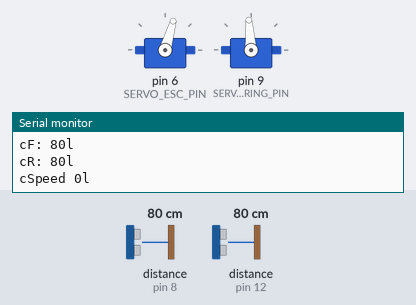
Recording of a sketch running on a simulated Arduino Uno, built with avr-gcc and run on an emulated ATmega328P. On the bench: 2 × servo, the last lines printed to the serial monitor. The inputs (shaded band) are chosen by the test bench; at power-on: distance to the obstacle (sensors on pin 12, pin 8) 80 cm. The echo pulse lasts 58.3 µs per cm.

Above: at 4.2 s.
4.3 s: distance to the obstacle (sensor on pin 12) set to 23 cm
6.2 s: distance to the obstacle (sensor on pin 12) set to 18 cm
At 8.5 s:
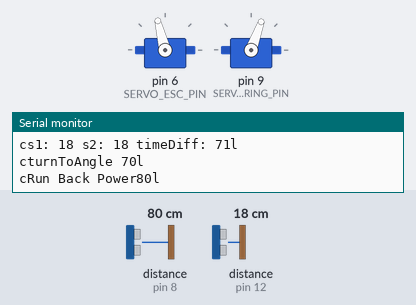
8.8 s: distance to the obstacle (sensor on pin 8) set to 2 cm
At 9.1 s:
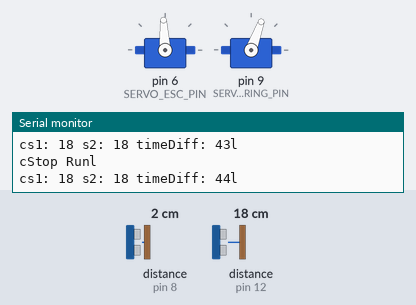
10.3 s: distance to the obstacle (sensor on pin 12) set to 35 cm
At 10.46 s:
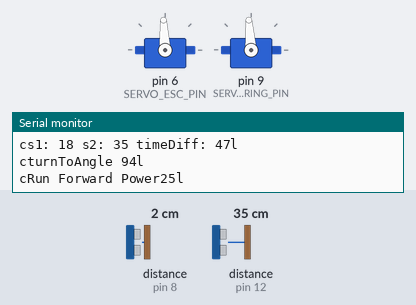
Timing chart, 0 to 13.3 s (numbered marks = the images above; inputs shaded):
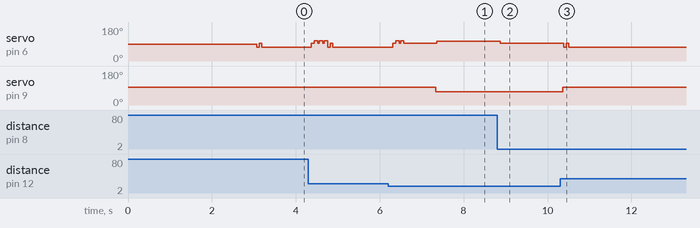

The sketch:

AutoRobot.ino
```cpp
#include <Arduino.h>

#include <Servo.h>
#include "Ultrasonic.h"

const char CHECK_SYMBOL = 'c';
const char END_LINE_SYMBOL = 'l';

const int MAX_ANGLE = 26;
const int START_ANGLE = 4;
const int ZERO_ANGLE = 90 + START_ANGLE;

const int STOP_DISTANCE = 90; //In centimeters
const int REVERSE_DISTANCE = 20; //In centimeters
const int STOP_BACK_DISTANCE = 30; //In centimeters
const int FREE_DISTANCE = 130; //In centimeters
const int DISTANCE_THRESHOLD = 250; //In centimeters

const int DECISION_DELAY = 0;
const int SPEED_MEASURE_DELAY = 0;
const int FAST_DRIVE_DELAY = 300;
const int BRAKE_APPLY_INTERVAL = 30;
const int BRAKE_APPLY_DELAY = 80;
const int DRIVE_BACK_DELAY = 1500;

const int READ_MESSAGE_DELAY = 1000;
const int INFO_DELAY = 500;

const int DIRECTION_NO = 0;
const int DIRECTION_FORWARD = 1;
const int DIRECTION_BACKWARD = 2;

const int WAY_BLOCKED = 3;

const int STOP_ESC_VALUE = 1500;
const int BACK_ESC_VALUE = 1650;
const int RUN_ESC_VALUE = 1200;
const int RUN_MAX_ESC_VALUE = 710;
const int RUN_MIN_PERCENT = 25;
const int MINIMAL_SPEED = 5;
const int AFTER_STOP_PAUSE = 1000;

//Steering servo
const int SERVO_STEERING_PIN = 9;
//Engine servo
const int SERVO_ESC_PIN = 6;

//distance sensor
const int TRIG_PIN = 11;
const int ECHO_PIN = 12;

//rear distance sensor
const int REAR_TRIG_PIN = 7;
const int REAR_ECHO_PIN = 8;

Servo esc;
Servo steering;

Ultrasonic mFrontUltrasonic(TRIG_PIN, ECHO_PIN);
Ultrasonic mRearUltrasonic(REAR_TRIG_PIN, REAR_ECHO_PIN);

unsigned long mLastSentInfoTimeStamp;
unsigned long mDriveStartTime;
unsigned long mDriveBackStartTime;
unsigned long mDecisionTimeStamp;

unsigned long mSpeedMeasureTimeStamp;
int mSpeed;

boolean mIsRunning;
boolean mIsWayBlocked;
int mDirection;
float mCurrentPower;

int mPreviousFrontDistance;
long mPrevFDistanceTimeStamp;

void setup() {
  // initialize serial communication
  Serial.begin(9600);
  Serial.setTimeout(1000);

  esc.attach(SERVO_ESC_PIN);
  esc.write(90);

  steering.attach(SERVO_STEERING_PIN);
  turnToAngle(ZERO_ANGLE);

  delay(3000);
}

void loop() {
  // Serial.println("message: " + Serial.readStringUntil('l'));
  if(mIsWayBlocked && mDecisionTimeStamp > millis() - AFTER_STOP_PAUSE){
    return;
  }

  mIsWayBlocked = false;

  if (mDecisionTimeStamp < (millis() - DECISION_DELAY)) {
    int frontDistance = measureDistance(mFrontUltrasonic);
    long frontTimestamp = millis();

    int rearDistance = measureDistance(mRearUltrasonic);


      mSpeed = calculateSpeed(mPreviousFrontDistance, frontDistance,
    frontTimestamp - mPrevFDistanceTimeStamp);
      mPreviousFrontDistance = frontDistance;
      mPrevFDistanceTimeStamp = frontTimestamp;
      mSpeedMeasureTimeStamp = millis();


    if(mLastSentInfoTimeStamp < (millis() - INFO_DELAY)) {
      sendMessage("F: " + String(frontDistance));
      sendMessage("R: " + String(rearDistance));
      sendMessage("Speed " + String(mSpeed));
      mLastSentInfoTimeStamp = millis();
    }

    mDecisionTimeStamp = millis();
    chooseDirection(frontDistance, rearDistance);
  }
}

int measureDistance(Ultrasonic ultrasonic){
  int firstMeasure = ultrasonic.Ranging(CM);
  delay(5);
  int secondMeasure = ultrasonic.Ranging(CM);
  if(firstMeasure == 0){
    firstMeasure = 300;
  }
  if(secondMeasure == 0){
    secondMeasure = 300;
  }

  if(firstMeasure - secondMeasure > DISTANCE_THRESHOLD ||
secondMeasure - firstMeasure > DISTANCE_THRESHOLD){
    sendMessage("Recursion");
    return measureDistance(ultrasonic);
  }
  return (firstMeasure + secondMeasure) / 2;
}

int calculateSpeed(int s1, int s2, long timeDiff){
  int speed = (int) (s1 - s2) / (timeDiff / 1000.0f);
  if(speed < 0){
    speed = 0;
  }
  sendMessage("s1: " + String(s1) + " s2: " + String(s2) + " timeDiff: " + String(timeDiff));
  return speed;
}

void sendMessage(String message) {
  Serial.println(String(CHECK_SYMBOL) + message + String(END_LINE_SYMBOL));
}

void sendMessage(int message) {
  sendMessage(String(message));
}

void turnToAngle(int angle) {
  sendMessage("turnToAngle " + String(angle));
  if (steering.read() != angle) {
    steering.write(angle);
  }
}

void chooseDirection(int frontDistance, int rearDistance) {
  if(frontDistance > FREE_DISTANCE){
    turnToAngle(ZERO_ANGLE);
    runForward(40);
  } else if(frontDistance < STOP_DISTANCE){

    checkBreaks();

    if(mSpeed == 0 &&
      frontDistance <= REVERSE_DISTANCE &&
      rearDistance > REVERSE_DISTANCE){
      turnToAngle(70);
      runBack(80);
    } else if(mSpeed < MINIMAL_SPEED &&
    frontDistance > REVERSE_DISTANCE){
      turnToAngle(ZERO_ANGLE);
      runForward(25);
    } else{
      stopRun();
    }
  } else {
    reactOnFrontDistance(frontDistance);
  }
}

void checkBreaks(){
  if(mSpeed > MINIMAL_SPEED){
    mIsWayBlocked = true;
    stopRun();
    if(mSpeed > 15){
      sendMessage("---------------- STOP");
      apllyBrakesBack();
    }
    if(mSpeed > 50){
      sendMessage("---------------- apllyBrakesBack again");
      apllyBrakesBack();
    }
    if(mSpeed > 180){
      sendMessage("---------------- apllyBrakesBack For Sure");
      apllyBrakesBack();
    }
    mSpeed = -1;
  }
}

void reactOnFrontDistance(int distance){
  turnToAngle(ZERO_ANGLE);
  if(distance - STOP_DISTANCE > 0){
    int power = (distance - STOP_DISTANCE) / 2.5f;
    if(power < RUN_MIN_PERCENT){
      power = RUN_MIN_PERCENT;
    }
    runForward(power);
  }
}

void runForward(int percent) {
  percent = 25;
  sendMessage("Run Forward Power" + String(percent));
  mCurrentPower = percent;
  int power = STOP_ESC_VALUE - (STOP_ESC_VALUE - RUN_MAX_ESC_VALUE) / 100.0 * percent;
  if(!mIsRunning || mDirection == DIRECTION_BACKWARD){
    esc.writeMicroseconds(power);
    delay(60);
    esc.writeMicroseconds(STOP_ESC_VALUE);
    delay(60);
  }
  mIsRunning = true;
  mDirection = DIRECTION_FORWARD;
  esc.writeMicroseconds(power);
}

void runBack(int percent) {
  sendMessage("Run Back Power" + String(percent));
  mIsRunning = true;
  mDirection = DIRECTION_BACKWARD;
  moveBack(percent);
}

void moveBack(int percent){
  int power = STOP_ESC_VALUE + (BACK_ESC_VALUE - STOP_ESC_VALUE) / 100.0 * percent;
  esc.writeMicroseconds(power);
}

void stopRun() {
  sendMessage("Stop Run");
  mIsRunning = false;
  esc.writeMicroseconds(STOP_ESC_VALUE);
}

void apllyBrakesBack(){
  sendMessage("Apply Brakes");
  delay(BRAKE_APPLY_INTERVAL);
  moveBack(100);
  delay(BRAKE_APPLY_DELAY);
  stopRun();
}
```

Measured:
- the behaviour switches between 21 and 20 cm on distance to the obstacle (sensor on pin 12) (found by bisection; images 0 and 1)
- after the input at 6.2 s, servo on pin 6 (SERVO_ESC_PIN): 74° → 93° after 0.11 s, → 107° 0.07 s later, → 93° 0.20 s later, → 104° 0.78 s later; servo on pin 9 (SERVO_STEERING_PIN): 94° → 70° after 1.1 s
- after the input at 8.8 s, servo on pin 6 (SERVO_ESC_PIN): 104° → 93° after 0.08 s
- after the input at 10.3 s, servo on pin 6 (SERVO_ESC_PIN): 93° → 74° after 0.09 s, → 93° 0.06 s later, → 74° 0.06 s later; servo on pin 9 (SERVO_STEERING_PIN): 70° → 94° after 0.07 s
